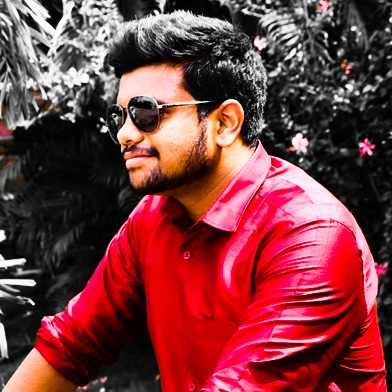
#> input picture image_cartoonizer/pre_images/edit1.jpg, 392 x 392 px, found by its file name; its folder holds 2 pictures in this run
$ python pixels.py   (older library calls are emulated)
#> lines starting #> are read from the running program, lines starting #| are printed output that depends on the picture
from PIL import Image
import os
from PIL.Image import core as _imaging

PATH = "C:\\Users\\Nishanth VM\\rev1\\pre_images\\"
Copy_to_path="C:\\Users\\Nishanth VM\\rev1\\images\\"


for filename in os.listdir(PATH):
    img = Image.open(os.path.join(PATH, filename)) # images are color images
#> img is the input picture: PIL image 392x392 RGB; mean R, G, B 122.6, 56.6, 60.2
    img = img.resize((256,256), Image.ANTIALIAS)
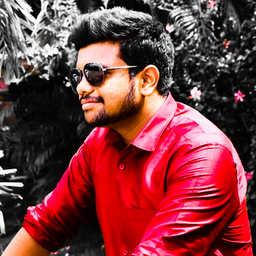
#> img: PIL image 256x256 RGB; mean R, G, B 122.5, 56.8, 60.3
    img.save(Copy_to_path+filename+'.jpg')
#> pass 2 of the loop `for filename in os.listdir(PATH):`:
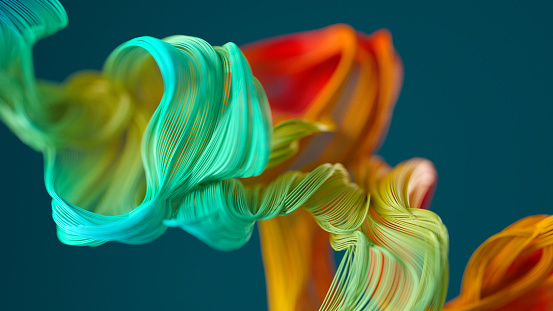
#> input picture image_cartoonizer/pre_images/wrtt1.png, 553 x 311 px, found by its file name
#> img is the input picture: PIL image 553x311 RGB; mean R, G, B 61.5, 104.7, 74
#> `img = img.resize((256,256), Image.ANTIALIAS)`:
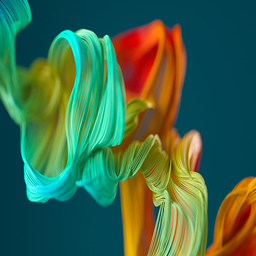
#> img: PIL image 256x256 RGB; mean R, G, B 61.6, 104.7, 74.1
